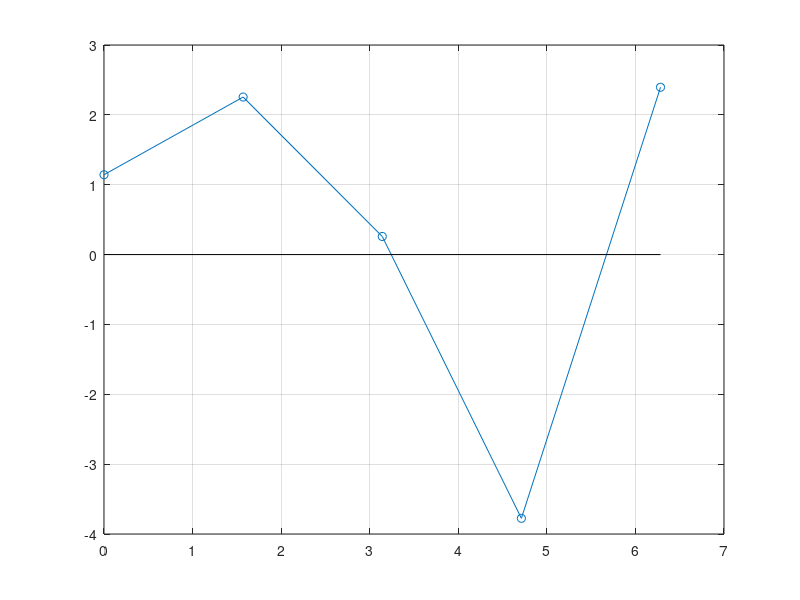

Reproduce this figure in MATLAB.
% 15.11	Although MATLAB makes it easy to find the roots of a function,
% sometimes all that is needed is a quick estimate. This can be done by
% plotting a function and zooming in very close to see where the function
% equals zero. Since MATLAB draws straight lines between data points on a
% plot, it is good to draw circles or stars at each data point, in addition
% to straight lines connecting the points. Plot the following function and
% zoom in to find the roots:
clear
clc
close all

n = 5;
x = linspace(0, 2*pi, n);
y = x .* sin(x) + cos(1/2*x).^2 - 1./(x - 7);
plot(x, y, '-o')
hold on
grid on
plot([x(1) x(end)], [0 0], 'k')
disp('x = 3.2427')

